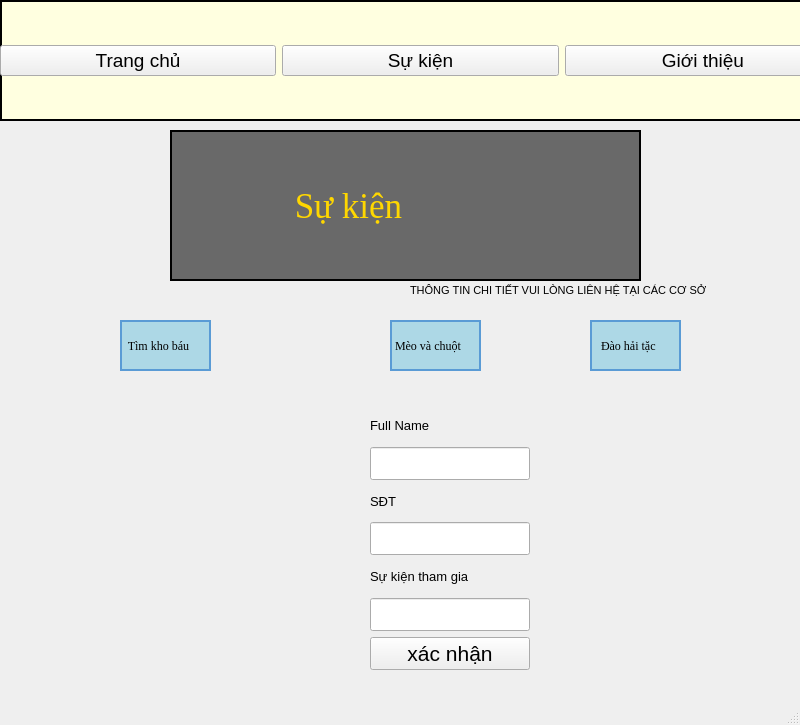
<?xml version="1.0" encoding="UTF-8"?>
<ui version="4.0">
 <class>MainWindow</class>
 <widget class="QMainWindow" name="MainWindow">
  <property name="geometry">
   <rect>
    <x>0</x>
    <y>0</y>
    <width>800</width>
    <height>725</height>
   </rect>
  </property>
  <property name="font">
   <font>
    <pointsize>16</pointsize>
   </font>
  </property>
  <property name="windowTitle">
   <string>MainWindow</string>
  </property>
  <widget class="QWidget" name="centralwidget">
   <widget class="QLabel" name="label">
    <property name="geometry">
     <rect>
      <x>170</x>
      <y>130</y>
      <width>471</width>
      <height>151</height>
     </rect>
    </property>
    <property name="font">
     <font>
      <family>Times New Roman</family>
      <pointsize>26</pointsize>
     </font>
    </property>
    <property name="styleSheet">
     <string notr="true">QLabel {
    color: #FFD700; /* Vàng mặt trời */
    background-color: #696969; /* Xám đậm */
    border: 2px solid black; /* Viền đen */
}
</string>
    </property>
    <property name="text">
     <string>             Sự kiện</string>
    </property>
   </widget>
   <widget class="QLabel" name="label_2">
    <property name="geometry">
     <rect>
      <x>120</x>
      <y>320</y>
      <width>91</width>
      <height>51</height>
     </rect>
    </property>
    <property name="font">
     <font>
      <family>Times New Roman</family>
      <pointsize>9</pointsize>
     </font>
    </property>
    <property name="styleSheet">
     <string notr="true">background-color: #ADD8E6;
border: 2px solid #5A9BD5
</string>
    </property>
    <property name="text">
     <string> Tìm kho báu</string>
    </property>
   </widget>
   <widget class="QLabel" name="label_3">
    <property name="geometry">
     <rect>
      <x>390</x>
      <y>320</y>
      <width>91</width>
      <height>51</height>
     </rect>
    </property>
    <property name="font">
     <font>
      <family>Times New Roman</family>
      <pointsize>9</pointsize>
     </font>
    </property>
    <property name="styleSheet">
     <string notr="true">background-color: #ADD8E6;
border: 2px solid #5A9BD5
</string>
    </property>
    <property name="text">
     <string>Mèo và chuột</string>
    </property>
   </widget>
   <widget class="QLabel" name="label_4">
    <property name="geometry">
     <rect>
      <x>590</x>
      <y>320</y>
      <width>91</width>
      <height>51</height>
     </rect>
    </property>
    <property name="font">
     <font>
      <family>Times New Roman</family>
      <pointsize>9</pointsize>
     </font>
    </property>
    <property name="styleSheet">
     <string notr="true">background-color: #ADD8E6;
border: 2px solid #5A9BD5
</string>
    </property>
    <property name="text">
     <string>  Đào hải tặc</string>
    </property>
   </widget>
   <widget class="QWidget" name="verticalLayoutWidget">
    <property name="geometry">
     <rect>
      <x>370</x>
      <y>410</y>
      <width>160</width>
      <height>260</height>
     </rect>
    </property>
    <layout class="QVBoxLayout" name="verticalLayout">
     <item>
      <widget class="QLabel" name="label_8">
       <property name="font">
        <font>
         <family>Arial</family>
         <pointsize>10</pointsize>
        </font>
       </property>
       <property name="text">
        <string>Full Name</string>
       </property>
      </widget>
     </item>
     <item>
      <widget class="QLineEdit" name="txtfullname">
       <property name="placeholderText">
        <string/>
       </property>
      </widget>
     </item>
     <item>
      <widget class="QLabel" name="label_9">
       <property name="font">
        <font>
         <family>Arial</family>
         <pointsize>10</pointsize>
        </font>
       </property>
       <property name="text">
        <string>SĐT</string>
       </property>
      </widget>
     </item>
     <item>
      <widget class="QLineEdit" name="txtsdt">
       <property name="placeholderText">
        <string/>
       </property>
      </widget>
     </item>
     <item>
      <widget class="QLabel" name="label_10">
       <property name="font">
        <font>
         <family>Arial</family>
         <pointsize>10</pointsize>
        </font>
       </property>
       <property name="text">
        <string>Sự kiện tham gia</string>
       </property>
      </widget>
     </item>
     <item>
      <widget class="QLineEdit" name="txtsktg">
       <property name="placeholderText">
        <string/>
       </property>
      </widget>
     </item>
     <item>
      <widget class="QPushButton" name="xacnhan">
       <property name="text">
        <string>xác nhận</string>
       </property>
      </widget>
     </item>
    </layout>
   </widget>
   <widget class="QLabel" name="label_6">
    <property name="geometry">
     <rect>
      <x>410</x>
      <y>280</y>
      <width>361</width>
      <height>20</height>
     </rect>
    </property>
    <property name="font">
     <font>
      <pointsize>8</pointsize>
     </font>
    </property>
    <property name="text">
     <string>THÔNG TIN CHI TIẾT VUI LÒNG LIÊN HỆ TẠI CÁC CƠ SỞ</string>
    </property>
   </widget>
   <widget class="QWidget" name="horizontalLayoutWidget">
    <property name="geometry">
     <rect>
      <x>0</x>
      <y>0</y>
      <width>841</width>
      <height>121</height>
     </rect>
    </property>
    <layout class="QHBoxLayout" name="horizontalLayout">
     <item>
      <widget class="QPushButton" name="pushButton_2">
       <property name="font">
        <font>
         <pointsize>14</pointsize>
        </font>
       </property>
       <property name="styleSheet">
        <string notr="true">widget.setMinimumSize(100, 30)  
widget.setMaximumSize(200, 50)  
</string>
       </property>
       <property name="text">
        <string>Trang chủ</string>
       </property>
      </widget>
     </item>
     <item>
      <widget class="QPushButton" name="pushButton_10">
       <property name="font">
        <font>
         <pointsize>14</pointsize>
        </font>
       </property>
       <property name="styleSheet">
        <string notr="true">widget.setMinimumSize(100, 30)  
widget.setMaximumSize(200, 50)  
</string>
       </property>
       <property name="text">
        <string>Sự kiện</string>
       </property>
      </widget>
     </item>
     <item>
      <widget class="QPushButton" name="pushButton_9">
       <property name="font">
        <font>
         <pointsize>14</pointsize>
        </font>
       </property>
       <property name="styleSheet">
        <string notr="true">widget.setMinimumSize(100, 30)  
widget.setMaximumSize(200, 50)  
</string>
       </property>
       <property name="text">
        <string>Giới thiệu</string>
       </property>
      </widget>
     </item>
     <item>
      <widget class="QPushButton" name="pushButton_11">
       <property name="font">
        <font>
         <pointsize>14</pointsize>
        </font>
       </property>
       <property name="styleSheet">
        <string notr="true">widget.setMinimumSize(100, 30)  
widget.setMaximumSize(200, 50)  
</string>
       </property>
       <property name="text">
        <string>Thành viên</string>
       </property>
      </widget>
     </item>
    </layout>
   </widget>
   <widget class="QLabel" name="label_53">
    <property name="geometry">
     <rect>
      <x>0</x>
      <y>0</y>
      <width>841</width>
      <height>121</height>
     </rect>
    </property>
    <property name="styleSheet">
     <string notr="true">color:#696969;
background-color: #FFFFE0;
border: 2px solid black;
</string>
    </property>
    <property name="text">
     <string/>
    </property>
   </widget>
   <widget class="QWidget" name="horizontalLayoutWidget_2">
    <property name="geometry">
     <rect>
      <x>0</x>
      <y>0</y>
      <width>841</width>
      <height>121</height>
     </rect>
    </property>
    <layout class="QHBoxLayout" name="horizontalLayout_2">
     <item>
      <widget class="QPushButton" name="btntt">
       <property name="font">
        <font>
         <pointsize>14</pointsize>
        </font>
       </property>
       <property name="styleSheet">
        <string notr="true">widget.setMinimumSize(100, 30)  
widget.setMaximumSize(200, 50)  
</string>
       </property>
       <property name="text">
        <string>Trang chủ</string>
       </property>
      </widget>
     </item>
     <item>
      <widget class="QPushButton" name="btnsk">
       <property name="font">
        <font>
         <pointsize>14</pointsize>
        </font>
       </property>
       <property name="styleSheet">
        <string notr="true">widget.setMinimumSize(100, 30)  
widget.setMaximumSize(200, 50)  
</string>
       </property>
       <property name="text">
        <string>Sự kiện</string>
       </property>
      </widget>
     </item>
     <item>
      <widget class="QPushButton" name="btngt">
       <property name="font">
        <font>
         <pointsize>14</pointsize>
        </font>
       </property>
       <property name="styleSheet">
        <string notr="true">widget.setMinimumSize(100, 30)  
widget.setMaximumSize(200, 50)  
</string>
       </property>
       <property name="text">
        <string>Giới thiệu</string>
       </property>
      </widget>
     </item>
    </layout>
   </widget>
  </widget>
  <widget class="QMenuBar" name="menubar">
   <property name="geometry">
    <rect>
     <x>0</x>
     <y>0</y>
     <width>800</width>
     <height>26</height>
    </rect>
   </property>
  </widget>
  <widget class="QStatusBar" name="statusbar"/>
 </widget>
 <resources/>
 <connections/>
</ui>
